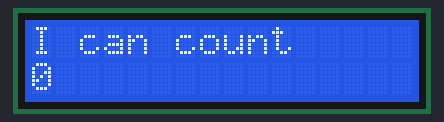
Recording of a sketch running on a simulated Arduino Uno, built with avr-gcc and run on an emulated ATmega328P. Parts: 16×2 character LCD.

Above: at 0.1 s.
At 1.1 s:
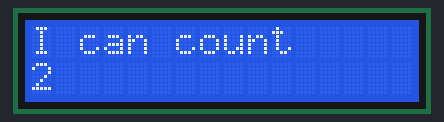
At 1.6 s:
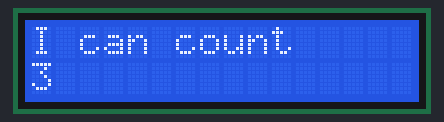
At 3.1 s:
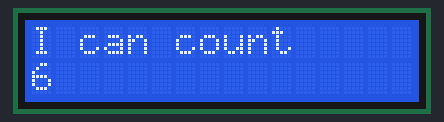
At 4.6 s:
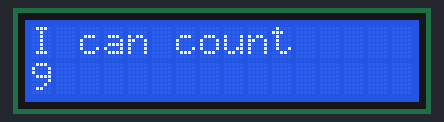
At 6.1 s:
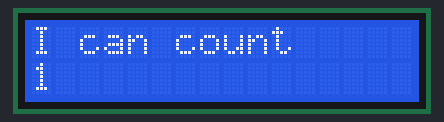

The sketch:

48_lcd.ino
```cpp
// Load library for lcd
#include <LiquidCrystal.h>
int rs=7;
int en=8;
int d4=9;
int d5=10;
int d6=11;
int d7=12;
// instantiate lcd object
LiquidCrystal lcd(rs, en, d4, d5, d6, d7);


void setup() {
  // put your setup code here, to run once:
lcd.begin(16,2); // size
}

void loop() {
  // put your main code here, to run repeatedly:
lcd.setCursor(0,0);
lcd.print("I can count");

for (int i = 0; i<=10; i++){
  lcd.setCursor(0,1);
lcd.print(i);
delay(500);
}
lcd.clear();

}
```

Measured:
- by itself, everything shown: repeats every 5.5 s, in 12 steps
- what the display in image 1 shows lasts 0.5 s, from 1.1 s to 1.6 s
